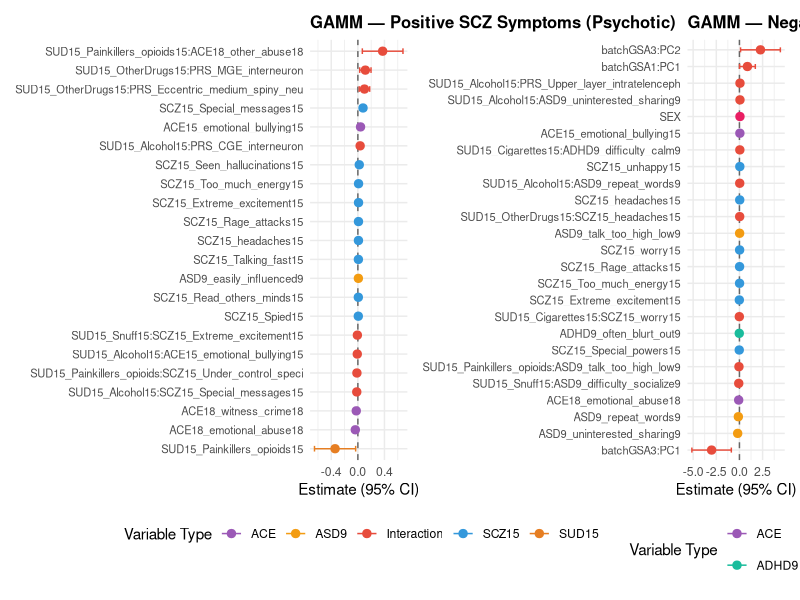
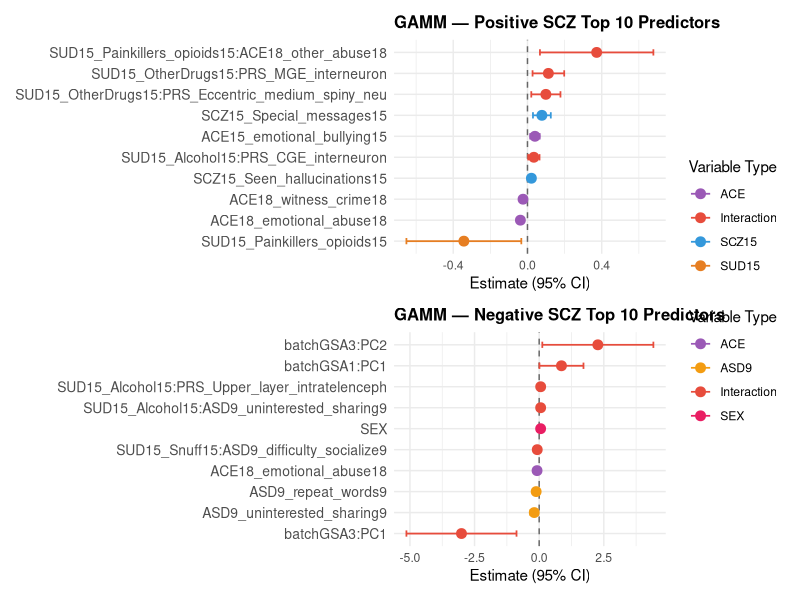
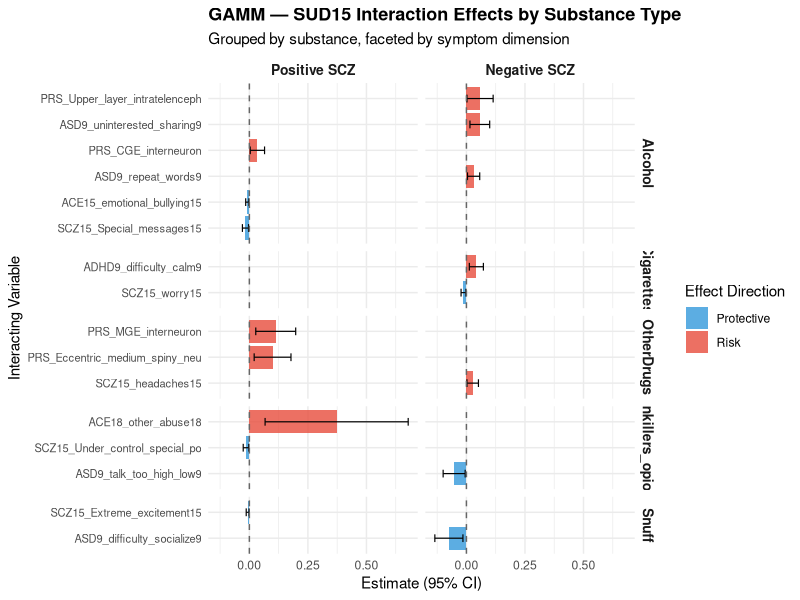
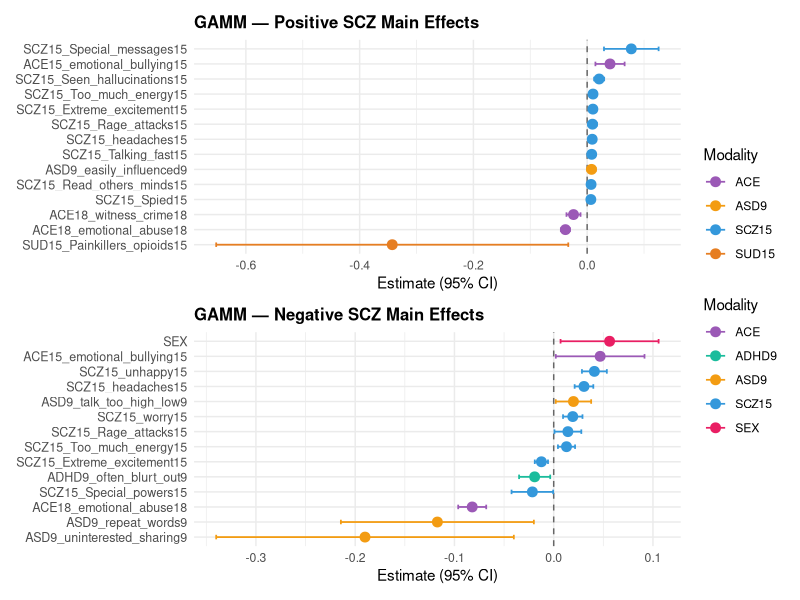

Recreate these plots in R, in order.
## Forest plots and interaction bar plots for GLMM significant coefficients
## Author: Silpa Soni Nallacheruvu
## Date: 2026-05-06

library(ggplot2)
library(dplyr)
library(tidyr)
library(patchwork)
library(stringr)
library(readr)

# ── Load coefficient tables ──
pos_coefs <- read_csv("GAMM_Pos_significant_table.csv")
neg_coefs <- read_csv("GAMM_Neg_significant_table.csv")

# Also load smooth terms for a combined view
pos_smooth <- tryCatch(read_csv("GAMM_Pos_smooth_terms.csv"), error = function(e) NULL)
neg_smooth <- tryCatch(read_csv("GAMM_Neg_smooth_terms.csv"), error = function(e) NULL)


# ── Helper: classify variables ──
classify_variable <- function(var_name) {
  if (grepl(":", var_name)) {
    return("Interaction")
  } else if (grepl("^SUD15", var_name)) {
    return("SUD15")
  } else if (grepl("^SCZ15", var_name)) {
    return("SCZ15")
  } else if (grepl("^ACE", var_name)) {
    return("ACE")
  } else if (grepl("^PRS", var_name)) {
    return("PRS")
  } else if (grepl("^ADHD9", var_name)) {
    return("ADHD9")
  } else if (grepl("^ASD9", var_name)) {
    return("ASD9")
  } else if (grepl("^SES", var_name)) {
    return("SES")
  } else if (grepl("^SEX", var_name)) {
    return("SEX")
  } else if (grepl("factor\\(batch\\)", var_name)) {
    return("Batch×PC")
  } else {
    return("Other")
  }
}

# ── Helper: clean variable names for display ──
clean_name <- function(var_name) {
  name <- var_name
  name <- gsub("factor\\(batch\\)", "batch", name)
  if (nchar(name) > 50) {
    parts <- strsplit(name, ":")[[1]]
    parts <- sapply(parts, function(p) {
      if (nchar(p) > 25) substr(p, 1, 25) else p
    })
    name <- paste(parts, collapse = ":")
  }
  return(name)
}

# ── Color palette for modality categories ──
category_colors <- c(
  "Interaction" = "#e74c3c",
  "SUD15" = "#e67e22",
  "SCZ15" = "#3498db",
  "ACE" = "#9b59b6",
  "PRS" = "#2ecc71",
  "ADHD9" = "#1abc9c",
  "ASD9" = "#f39c12",
  "SES" = "#95a5a6",
  "SEX" = "#e91e63",
  "Batch×PC" = "#607d8b",
  "Other" = "#bdc3c7"
)

# ── Prepare data for forest plot ──
prepare_forest_data <- function(coefs_df, model_tag) {
  df <- coefs_df %>%
    mutate(
      Model = model_tag,
      CI_lower = Estimate - 1.96 * `Std. Error`,
      CI_upper = Estimate + 1.96 * `Std. Error`,
      Category = sapply(Variable, classify_variable),
      Display_name = sapply(Variable, clean_name)
    ) %>%
    arrange(Estimate)
  df$Display_name <- factor(df$Display_name, levels = df$Display_name)
  return(df)
}

pos_forest <- prepare_forest_data(pos_coefs, "Positive (Psychotic)")
neg_forest <- prepare_forest_data(neg_coefs, "Negative (Depressive)")


# ══════════════════════════════════════════
# 1. SIDE-BY-SIDE FOREST PLOTS (all significant)
# ══════════════════════════════════════════

make_forest_plot <- function(df, title) {
  ggplot(df, aes(x = Estimate, y = Display_name, color = Category)) +
    geom_vline(xintercept = 0, linetype = "dashed", color = "gray40") +
    geom_errorbarh(aes(xmin = CI_lower, xmax = CI_upper),
                   height = 0.3, linewidth = 0.5) +
    geom_point(size = 2.5) +
    scale_color_manual(values = category_colors) +
    labs(
      title = title,
      x = "Estimate (95% CI)",
      y = NULL,
      color = "Variable Type"
    ) +
    theme_minimal() +
    theme(
      axis.text.y = element_text(size = 8),
      plot.title = element_text(size = 12, face = "bold"),
      legend.position = "bottom"
    )
}

p_pos <- make_forest_plot(pos_forest, "GAMM — Positive SCZ Symptoms (Psychotic)")
p_neg <- make_forest_plot(neg_forest, "GAMM — Negative SCZ Symptoms (Depressive)")

combined_forest <- p_pos + p_neg +
  plot_layout(guides = "collect") &
  theme(legend.position = "bottom")

ggsave("GAMM_forest_plots_side_by_side.png", combined_forest,
       width = 20, height = 12, dpi = 300)
cat("Saved: GAMM_forest_plots_side_by_side.png\n")


# ══════════════════════════════════════════
# 2. TOP 10 TERMS FOREST PLOT
# ══════════════════════════════════════════

make_top_forest <- function(df, title, n = 10) {
  top_df <- df %>%
    arrange(desc(abs(Estimate))) %>%
    head(n) %>%
    arrange(Estimate)
  top_df$Display_name <- factor(top_df$Display_name, levels = top_df$Display_name)
  
  ggplot(top_df, aes(x = Estimate, y = Display_name, color = Category)) +
    geom_vline(xintercept = 0, linetype = "dashed", color = "gray40") +
    geom_errorbarh(aes(xmin = CI_lower, xmax = CI_upper),
                   height = 0.3, linewidth = 0.6) +
    geom_point(size = 3) +
    scale_color_manual(values = category_colors) +
    labs(
      title = title,
      x = "Estimate (95% CI)",
      y = NULL,
      color = "Variable Type"
    ) +
    theme_minimal() +
    theme(
      axis.text.y = element_text(size = 10),
      plot.title = element_text(size = 12, face = "bold"),
      legend.position = "right"
    )
}

p_top_pos <- make_top_forest(pos_forest, "GAMM — Positive SCZ Top 10 Predictors")
p_top_neg <- make_top_forest(neg_forest, "GAMM — Negative SCZ Top 10 Predictors")

combined_top <- p_top_pos / p_top_neg +
  plot_layout(guides = "collect") &
  theme(legend.position = "right")

ggsave("GAMM_top10_forest_plots.png", combined_top,
       width = 14, height = 12, dpi = 300)
cat("Saved: GAMM_top10_forest_plots.png\n")


# ══════════════════════════════════════════
# 3. INTERACTION EFFECTS GROUPED BY SUBSTANCE
# ══════════════════════════════════════════

extract_substance <- function(var_name) {
  if (!grepl("^SUD15_", var_name) || !grepl(":", var_name)) return(NA)
  sub_part <- strsplit(var_name, ":")[[1]][1]
  sub_part <- gsub("^SUD15_", "", sub_part)
  sub_part <- gsub("15$", "", sub_part)
  return(sub_part)
}

extract_interacting_modality <- function(var_name) {
  if (!grepl(":", var_name)) return(NA)
  parts <- strsplit(var_name, ":")[[1]]
  return(parts[2])
}

prepare_interaction_data <- function(coefs_df, model_tag) {
  df <- coefs_df %>%
    filter(grepl("^SUD15_.*:", Variable)) %>%
    mutate(
      Model = model_tag,
      Substance = sapply(Variable, extract_substance),
      Interacting_with = sapply(Variable, extract_interacting_modality),
      CI_lower = Estimate - 1.96 * `Std. Error`,
      CI_upper = Estimate + 1.96 * `Std. Error`,
      Direction = ifelse(Estimate > 0, "Risk", "Protective")
    )
  return(df)
}

pos_interactions <- prepare_interaction_data(pos_coefs, "Positive SCZ")
neg_interactions <- prepare_interaction_data(neg_coefs, "Negative SCZ")
all_interactions <- bind_rows(pos_interactions, neg_interactions)

if (nrow(all_interactions) > 0) {
  all_interactions$Interacting_short <- sapply(all_interactions$Interacting_with, function(x) {
    if (nchar(x) > 30) substr(x, 1, 30) else x
  })
  all_interactions$Model <- factor(
    all_interactions$Model,
    levels = unique(c("Positive SCZ", "Negative SCZ"))
  )
  
  p_interactions <- ggplot(all_interactions,
                           aes(x = reorder(Interacting_short, Estimate),
                               y = Estimate, fill = Direction)) +
    geom_bar(stat = "identity", alpha = 0.8) +
    geom_errorbar(aes(ymin = CI_lower, ymax = CI_upper),
                  width = 0.3, linewidth = 0.4) +
    coord_flip() +
    facet_grid(Substance ~ Model, scales = "free_y", space = "free_y") +
    scale_fill_manual(values = c("Risk" = "#e74c3c", "Protective" = "#3498db")) +
    geom_hline(yintercept = 0, linetype = "dashed", color = "gray40") +
    labs(
      title = "GAMM — SUD15 Interaction Effects by Substance Type",
      subtitle = "Grouped by substance, faceted by symptom dimension",
      x = "Interacting Variable",
      y = "Estimate (95% CI)",
      fill = "Effect Direction"
    ) +
    theme_minimal() +
    theme(
      axis.text.y = element_text(size = 8),
      strip.text = element_text(size = 10, face = "bold"),
      plot.title = element_text(size = 13, face = "bold")
    )
  
  ggsave("GAMM_interaction_effects_by_substance.png", p_interactions,
         width = 16, height = 10, dpi = 300)
  cat("Saved: GAMM_interaction_effects_by_substance.png\n")
}


# ══════════════════════════════════════════
# 4. MAIN EFFECTS ONLY (excluding interactions)
# ══════════════════════════════════════════

make_main_effects_plot <- function(df, title) {
  main_df <- df %>% filter(Category != "Interaction")
  
  if (nrow(main_df) == 0) {
    cat(sprintf("  No main effects to plot for: %s\n", title))
    return(NULL)
  }
  
  main_df <- main_df %>% arrange(Estimate)
  main_df$Display_name <- factor(main_df$Display_name, levels = main_df$Display_name)
  
  ggplot(main_df, aes(x = Estimate, y = Display_name, color = Category)) +
    geom_vline(xintercept = 0, linetype = "dashed", color = "gray40") +
    geom_errorbarh(aes(xmin = CI_lower, xmax = CI_upper),
                   height = 0.3, linewidth = 0.6) +
    geom_point(size = 3) +
    scale_color_manual(values = category_colors) +
    labs(
      title = title,
      x = "Estimate (95% CI)",
      y = NULL,
      color = "Modality"
    ) +
    theme_minimal() +
    theme(
      axis.text.y = element_text(size = 9),
      plot.title = element_text(size = 12, face = "bold"),
      legend.position = "right"
    )
}

p_main_pos <- make_main_effects_plot(pos_forest, "GAMM — Positive SCZ Main Effects")
p_main_neg <- make_main_effects_plot(neg_forest, "GAMM — Negative SCZ Main Effects")

if (!is.null(p_main_pos) && !is.null(p_main_neg)) {
  combined_main <- p_main_pos / p_main_neg +
    plot_layout(guides = "collect") &
    theme(legend.position = "right")
  
  ggsave("GAMM_main_effects_forest.png", combined_main,
         width = 14, height = 12, dpi = 300)
  cat("Saved: GAMM_main_effects_forest.png\n")
}


# ══════════════════════════════════════════
# 5. SHARED vs UNIQUE PREDICTORS
# ══════════════════════════════════════════

pos_vars <- pos_coefs$Variable
neg_vars <- neg_coefs$Variable

shared <- intersect(pos_vars, neg_vars)
pos_only <- setdiff(pos_vars, neg_vars)
neg_only <- setdiff(neg_vars, pos_vars)

cat("\n═══════════════════════════════════════\n")
cat("  GAMM — Shared vs Unique Significant Predictors\n")
cat("═══════════════════════════════════════\n")
cat(sprintf("  Positive only: %d terms\n", length(pos_only)))
cat(sprintf("  Negative only: %d terms\n", length(neg_only)))
cat(sprintf("  Shared:        %d terms\n", length(shared)))

if (length(shared) > 0) {
  cat("\n  Shared terms (direction comparison):\n")
  shared_comparison <- data.frame(Variable = shared)
  shared_comparison$Pos_Estimate <- sapply(shared, function(v) pos_coefs$Estimate[pos_coefs$Variable == v])
  shared_comparison$Neg_Estimate <- sapply(shared, function(v) neg_coefs$Estimate[neg_coefs$Variable == v])
  shared_comparison$Same_Direction <- ifelse(
    sign(shared_comparison$Pos_Estimate) == sign(shared_comparison$Neg_Estimate),
    "Same", "OPPOSITE"
  )
  
  for (j in seq_len(nrow(shared_comparison))) {
    row <- shared_comparison[j, ]
    cat(sprintf("    %s: Pos=%.4f, Neg=%.4f (%s)\n",
                row$Variable, row$Pos_Estimate, row$Neg_Estimate, row$Same_Direction))
  }
  
  write_csv(shared_comparison, "GAMM_shared_predictors_comparison.csv")
  cat("  Saved: GAMM_shared_predictors_comparison.csv\n")
}

# Save full summary
summary_df <- data.frame(
  Category = c("Positive only", "Negative only", "Shared"),
  Count = c(length(pos_only), length(neg_only), length(shared))
)
write_csv(summary_df, "GAMM_shared_unique_summary.csv")
cat("Saved: GAMM_shared_unique_summary.csv\n")
